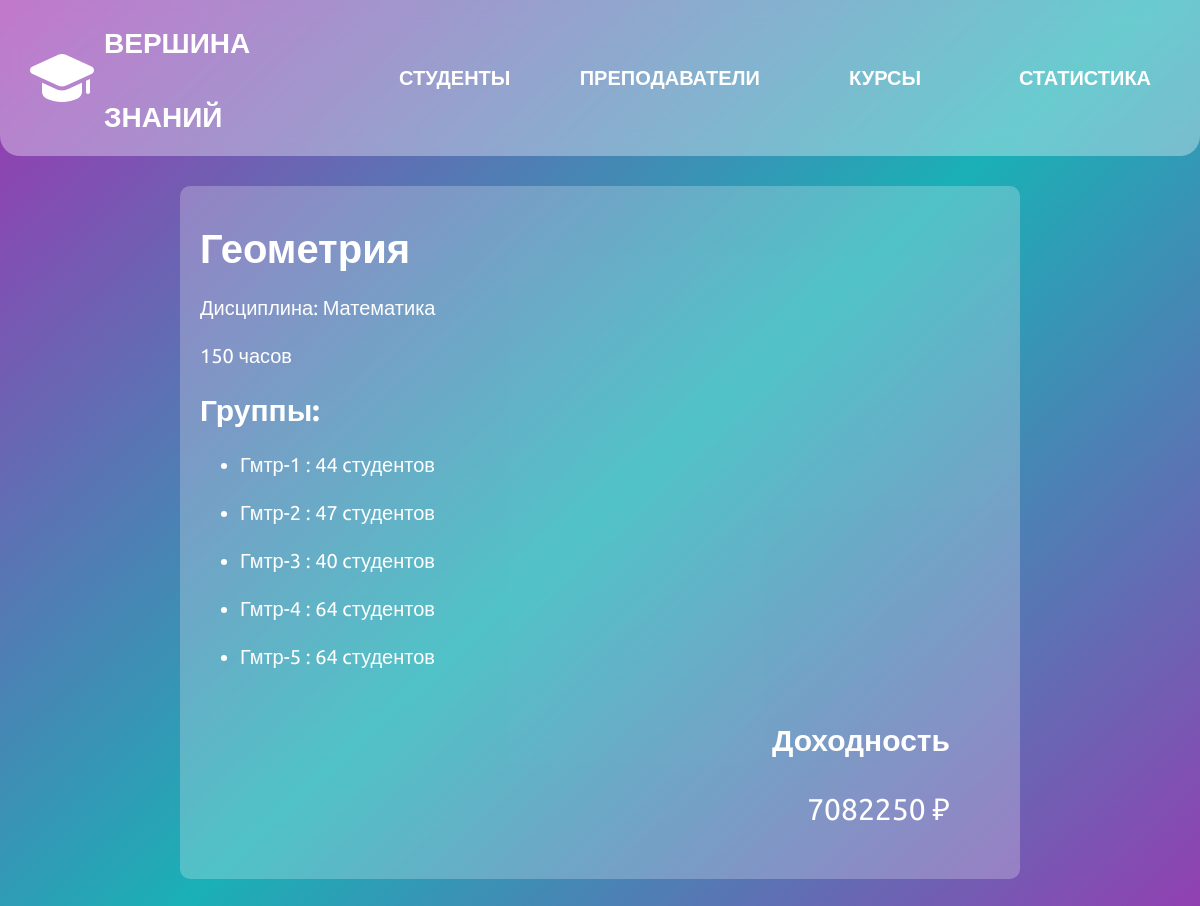
The app's page /course/1/ with its own data.
### main/models.py (models this page shows, shortened)
class Course(models.Model):
    course_name = models.CharField(max_length=255)
    duration = models.IntegerField()
    course_type = models.ForeignKey(CourseType, on_delete=models.CASCADE)
    def calculate_profit(self):
        profit = 0
        groups = self.group_set.all()
        for group in groups:
            count = group.student_set.count()
            profit += group.calculate_cost() * count
        return profit

class CourseType(models.Model):
    course_type = models.CharField(max_length=255)
    difficulty_coefficient = models.IntegerField()

class Group(models.Model):
    group_name = models.CharField(max_length=255)
    course = models.ForeignKey(Course, on_delete=models.CASCADE)
    teacher = models.ForeignKey(Teacher, null=True, blank=True, on_delete=models.SET_NULL)
    def calculate_cost(self):
        return (50 + self.course.course_type.difficulty_coefficient * 10 +
                self.teacher.experience * 5) * self.course.duration

class Teacher(models.Model):
    full_name = models.CharField(max_length=255)
    experience = models.IntegerField()
    course = models.ForeignKey(Course, on_delete=models.CASCADE)

### main/views.py (the view)
# urls.py: path('course/<int:course_id>/', course_info, name='course_info'),
def course_info(request, course_id):
    course = get_object_or_404(Course, pk=course_id)
    groups = course.group_set.all()
    teachers = course.teacher_set.all()
    context = {
        'course': course,
        'groups': groups,
        'teachers': teachers,
    }
    return render(request, 'main/course_info.html', context)

### main/templates/main/course_info.html (shortened to what this page needs)
{% extends 'main/base.html' %}
{% block content %}
<div class="card-content">
<div class="info-section">
 <h1>{{ course.course_name }}</h1>
    <br>Дисциплина: {{ course.course_type.course_type }} </br>
    <br>{{ course.duration }} часов </br>
    <h2>Группы:</h2>
    <ul>
        {% for group in groups %}
            <li>
                {{ group.group_name }} : {{ group.student_set.count }} cтудентов
                <br></br>
            </li>
        {% endfor %}
    </ul>
    <h3>Доходность</h3>
    <p class="tot-cost"> {{ course.calculate_profit }} ₽</p>
    </div>
    </div>
{% endblock %}

### main/static/main/style/main.css (style rules this page uses)
body { font-family: 'Ubuntu', sans-serif; margin: 0; background: rgb(161,49,177); background: -moz-linear-gradient(137deg, rgba(161,49,177,1) 0%, rgba(26,176,182,1) 50%, rgba(161,49,177,1) 100%); background: -webkit-linear-gradient(137deg, rgba(161,49,177,1) 0%, rgba(26,176,182,1) 50%, rgba(161,49,177,1) 100%); background: linear-gradient(137deg, rgba(161,49,177,1) 0%, rgba(26,176,182,1) 50%, rgba(161,49,177,1) 100%); filter: progid:DXImageTransform.Microsoft.gradient(startColorstr="#a131b1",endColorstr="#a131b1",GradientType=1); height: 100vh; color: var(--text-color); background-attachment: fixed; }
:root { --primary-color: #027683; --button-background: #027683; --text-color: white; --text-color-alt: #9aae1b; --hover-color: #9a1a97; }
.card-content { display: flex; height: 100%; width: 100%; flex-direction: column; align-items: center; justify-content: center; }
.info-section { left: 50%; width: 800px; background-color: rgba(255, 255, 255, 0.24); border-radius: 10px; padding: 20px; font-size: 20px; margin-bottom: 20px; }
.info-section h3, .tot-cost { margin-right: 50px; font-size: 30px; text-align: right; }
.tot-cost { margin-top: 5px; }
.info-section h1 { font-size: 40px; margin-top: 20px; margin-bottom: 0px; }
.info-section h2 { width: 100%; }

### records on screen
Course: course_name "Геометрия", course_type.course_type "Математика", duration "150", calculate_profit "7082250"
Group: group_name "Гмтр-1", student_set.count "44"
Group: group_name "Гмтр-2", student_set.count "47"
Group: group_name "Гмтр-3", student_set.count "40"
Group: group_name "Гмтр-4", student_set.count "64"
Group: group_name "Гмтр-5", student_set.count "64"
